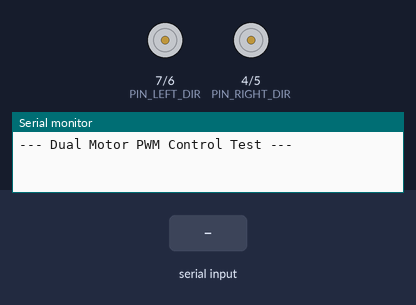
A sketch run on a simulated Arduino Uno, built with avr-gcc and run on an emulated ATmega328P. Parts: direction and speed pins drawn as motors (green arrow = direction pin HIGH = forward, orange = LOW = backward, longer = more drive), the last lines printed to the serial monitor. The test bench sets the inputs (shaded band).

Above: at 1.2 s.
1.3 s: "90,45,200\n" received over Serial
At 2.5 s:
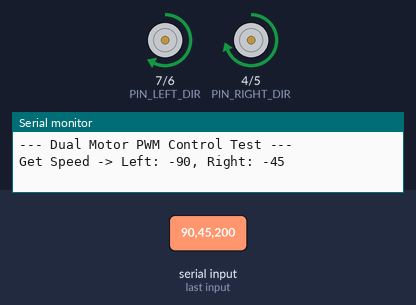
2.8 s: "5\n" received over Serial
At 3.7 s:
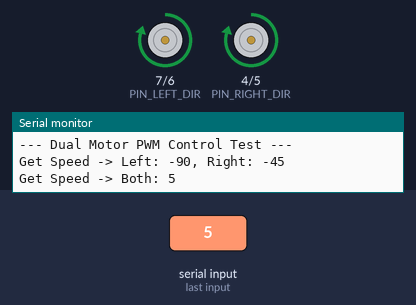
4.3 s: "30,150,10\n" received over Serial
At 4.9 s:
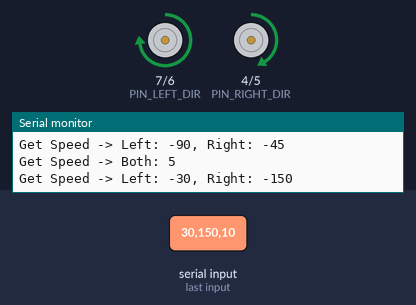
5.8 s: "90\n" received over Serial
At 7.0 s:
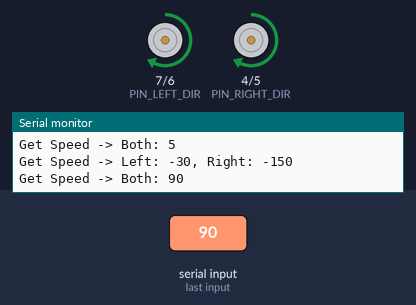
7.3 s: "200\n" received over Serial
At 8.3 s:
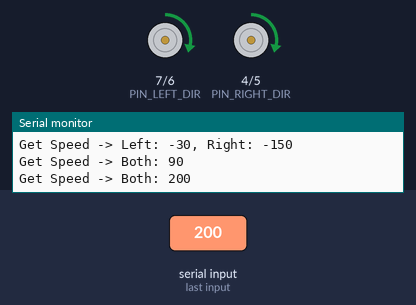
8.8 s: "1,90\n" received over Serial
At 9.5 s:
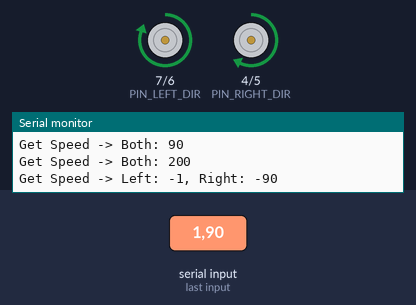
Timing chart, 0 to 11.3 s (numbered marks = the images above; inputs shaded):
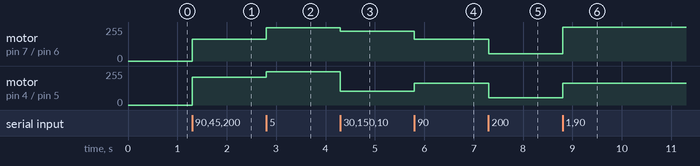

Measured:
- after the input at 1.3 s, motor on pin 7 (PIN_LEFT_DIR) / pin 6 (PIN_LEFT_PWM): stopped → forward 165/255 at once; motor on pin 4 (PIN_RIGHT_DIR) / pin 5 (PIN_RIGHT_PWM): stopped → forward 210/255 at once
- after the input at 2.8 s, motor on pin 7 (PIN_LEFT_DIR) / pin 6 (PIN_LEFT_PWM): forward 165/255 → forward 250/255 at once; motor on pin 4 (PIN_RIGHT_DIR) / pin 5 (PIN_RIGHT_PWM): forward 210/255 → forward 250/255 at once
- after the input at 4.3 s, motor on pin 7 (PIN_LEFT_DIR) / pin 6 (PIN_LEFT_PWM): forward 250/255 → forward 225/255 at once; motor on pin 4 (PIN_RIGHT_DIR) / pin 5 (PIN_RIGHT_PWM): forward 250/255 → forward 105/255 at once
- after the input at 5.8 s, motor on pin 7 (PIN_LEFT_DIR) / pin 6 (PIN_LEFT_PWM): forward 225/255 → forward 165/255 at once; motor on pin 4 (PIN_RIGHT_DIR) / pin 5 (PIN_RIGHT_PWM): forward 105/255 → forward 165/255 at once
- after the input at 7.3 s, motor on pin 7 (PIN_LEFT_DIR) / pin 6 (PIN_LEFT_PWM), motor on pin 4 (PIN_RIGHT_DIR) / pin 5 (PIN_RIGHT_PWM): forward 165/255 → forward 55/255 at once
- after the input at 8.8 s, motor on pin 7 (PIN_LEFT_DIR) / pin 6 (PIN_LEFT_PWM): forward 55/255 → forward 254/255 at once; motor on pin 4 (PIN_RIGHT_DIR) / pin 5 (PIN_RIGHT_PWM): forward 55/255 → forward 165/255 at once

The sketch:

test_2_motors.ino
```cpp
#include "Arduino.h"

// Right Motor Pins
#define PIN_RIGHT_PWM 5
#define PIN_RIGHT_DIR 4

// Left Motor Pins (Pin 6 as PWM, Pin 7 as DIR)
#define PIN_LEFT_PWM 6
#define PIN_LEFT_DIR 7

// Global raw speed state for left and right motors (-255 to 255)
int rawSpeedLeft = 0;
int rawSpeedRight = 0;

void readMotorDirInfo() {
  if (Serial.available() <= 0) return;

  String input = Serial.readStringUntil('\n');
  input.trim();
  if (input.length() == 0) return;

  int commaIndex = input.indexOf(',');
  if (commaIndex != -1) {
    String leftStr = input.substring(0, commaIndex);
    String rightStr = input.substring(commaIndex + 1);
    leftStr.trim();
    rightStr.trim();

    rawSpeedLeft = -constrain(leftStr.toInt(), -255, 255);
    rawSpeedRight = -constrain(rightStr.toInt(), -255, 255);

    Serial.print("Get Speed -> Left: ");
    Serial.print(rawSpeedLeft);
    Serial.print(", Right: ");
    Serial.println(rawSpeedRight);
  } else {
    int val = constrain(input.toInt(), -255, 255);
    rawSpeedLeft = -val;
    rawSpeedRight = -val;
    Serial.print("Get Speed -> Both: ");
    Serial.println(val);
  }
}


void setRightMotor(int speed) {
  if (speed >= 0) {
    digitalWrite(PIN_RIGHT_DIR, LOW);
    analogWrite(PIN_RIGHT_PWM, speed);
  } else {
    digitalWrite(PIN_RIGHT_DIR, HIGH);
    analogWrite(PIN_RIGHT_PWM, 255 + speed);
  }
}


void setLeftMotor(int speed) {
  if (speed >= 0) {
    digitalWrite(PIN_LEFT_DIR, LOW);
    analogWrite(PIN_LEFT_PWM, speed);
  } else {
    digitalWrite(PIN_LEFT_DIR, HIGH);
    analogWrite(PIN_LEFT_PWM, 255 + speed);
  }
}

void setup() {
  pinMode(PIN_RIGHT_PWM, OUTPUT);
  pinMode(PIN_RIGHT_DIR, OUTPUT);
  pinMode(PIN_LEFT_PWM, OUTPUT);
  pinMode(PIN_LEFT_DIR, OUTPUT);

  Serial.begin(115200);
  Serial.println("--- Dual Motor PWM Control Test ---");

  setLeftMotor(0);
  setRightMotor(0);
}

void loop() {
  readMotorDirInfo();
  setLeftMotor(rawSpeedLeft);
  setRightMotor(rawSpeedRight);
}
```
